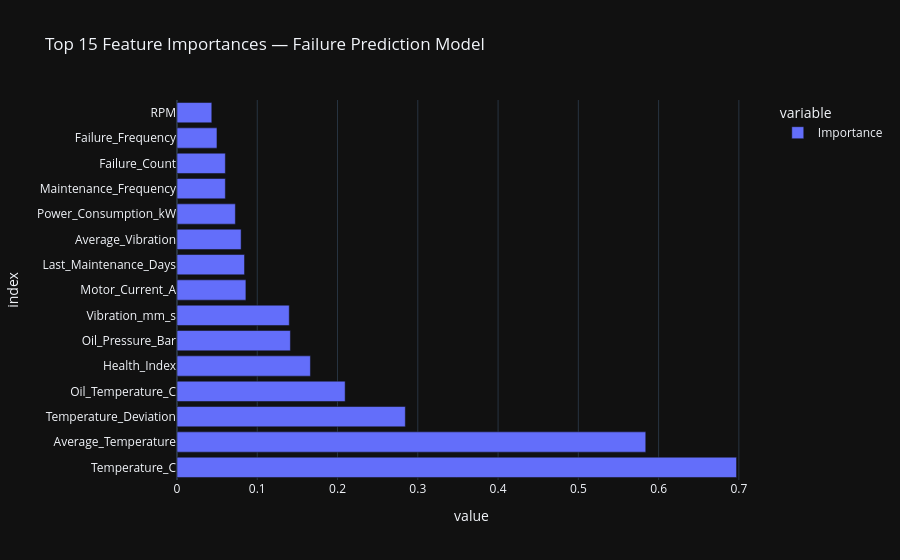

Here is the notebook cell this chart was saved with:
### Markdown cell above
## Review feature importance (explainability)

### Code cell
import plotly.express as px
import plotly.io as pio
pio.templates.default = 'plotly_dark'

imp = pd.read_csv('../reports/feature_importance.csv', index_col=0).head(15)
px.bar(imp, orientation='h', title='Top 15 Feature Importances — Failure Prediction Model')

### Figure 1 — Plotly figure (JSON) as saved in the notebook; plotly's stock layout.template omitted (floating-point values rounded to 4 significant figures)
{"data": [{"hovertemplate": "variable=Importance<br>value=%{x}<br>index=%{y}<extra></extra>", "legendgroup": "Importance", "marker": {"color": "#636efa", "pattern": {"shape": ""}}, "name": "Importance", "orientation": "h", "showlegend": true, "textposition": "auto", "type": "bar", "x": [0.6971, 0.584, 0.2845, 0.2095, 0.1662, 0.1413, 0.1399, 0.08585, 0.08412, 0.07989, 0.07272, 0.06024, 0.06024, 0.04979, 0.04336], "xaxis": "x", "y": ["Temperature_C", "Average_Temperature", "Temperature_Deviation", "Oil_Temperature_C", "Health_Index", "Oil_Pressure_Bar", "Vibration_mm_s", "Motor_Current_A", "Last_Maintenance_Days", "Average_Vibration", "Power_Consumption_kW", "Maintenance_Frequency", "Failure_Count", "Failure_Frequency", "RPM"], "yaxis": "y"}], "layout": {"barmode": "relative", "legend": {"title": {"text": "variable"}, "tracegroupgap": 0}, "title": {"text": "Top 15 Feature Importances — Failure Prediction Model"}, "xaxis": {"anchor": "y", "domain": [0.0, 1.0], "title": {"text": "value"}}, "yaxis": {"anchor": "x", "domain": [0.0, 1.0], "title": {"text": "index"}}}}
